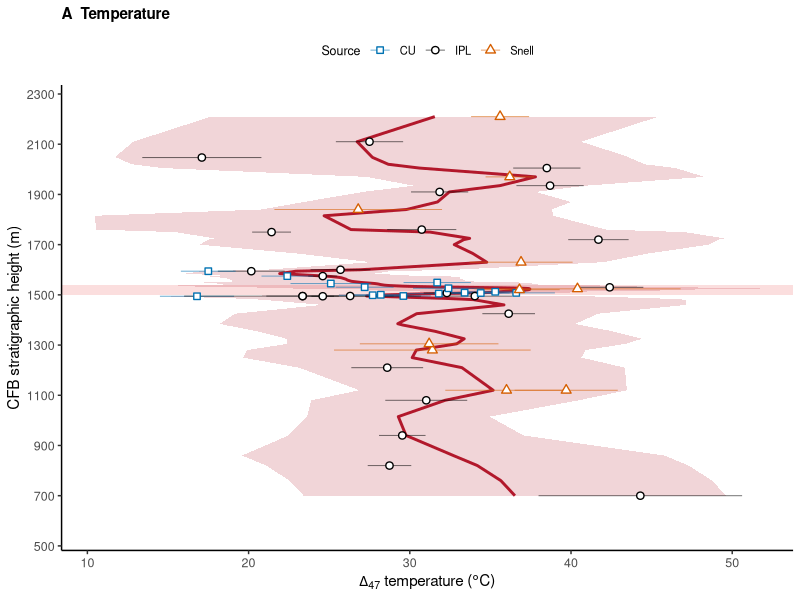
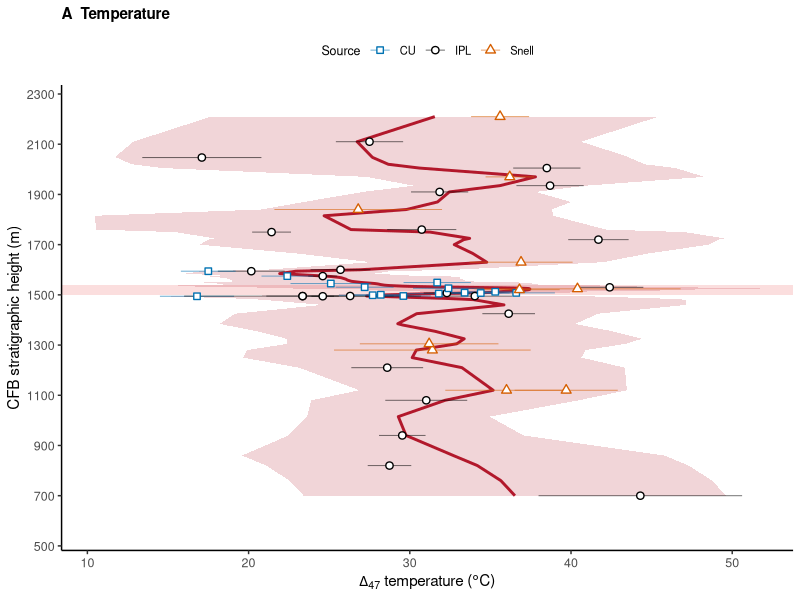
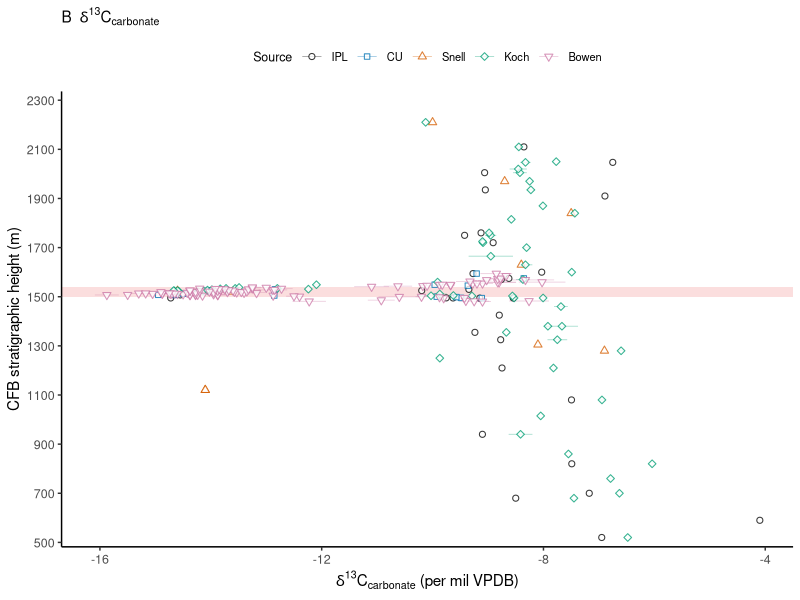
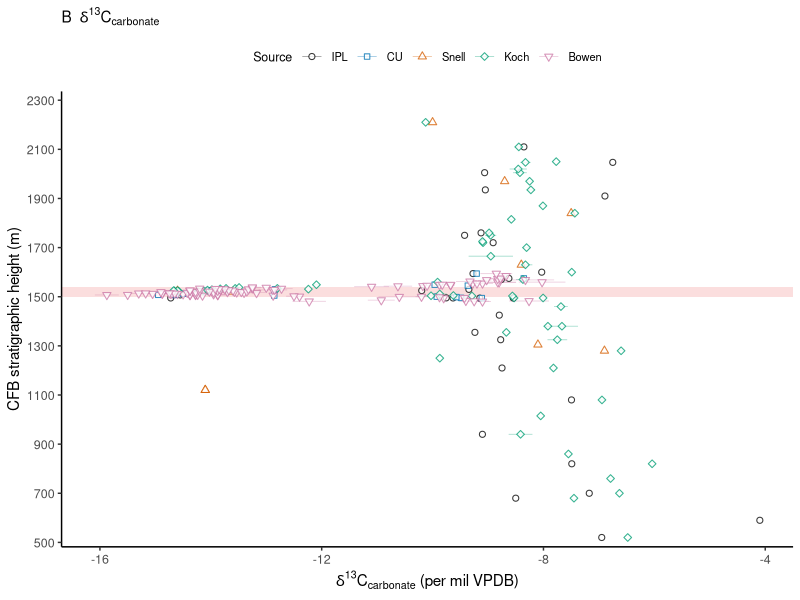
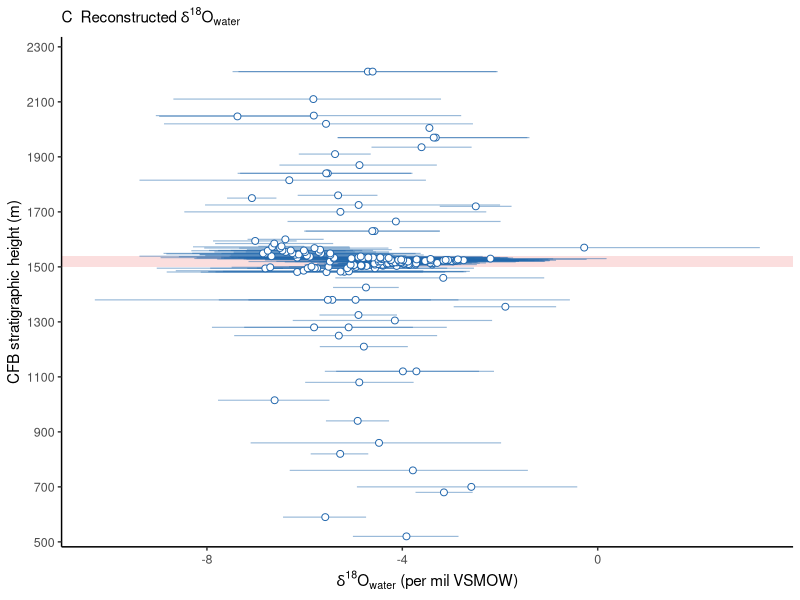
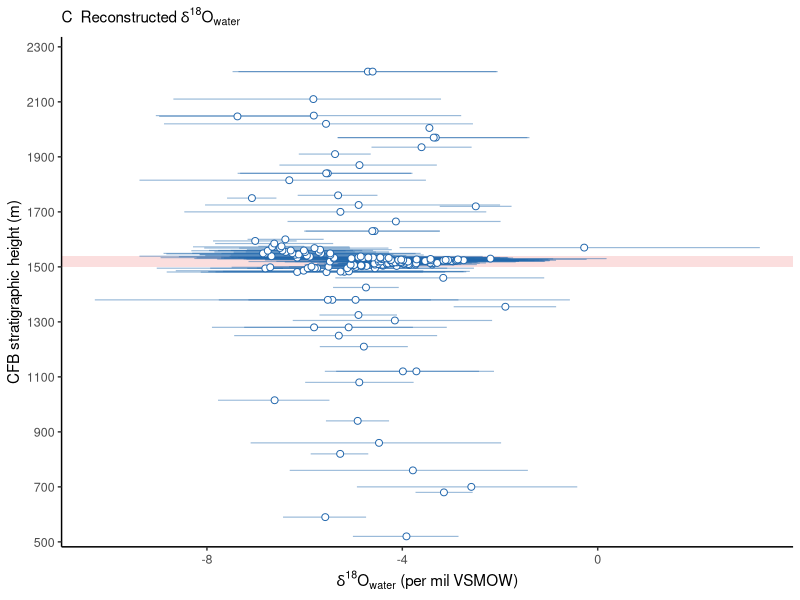
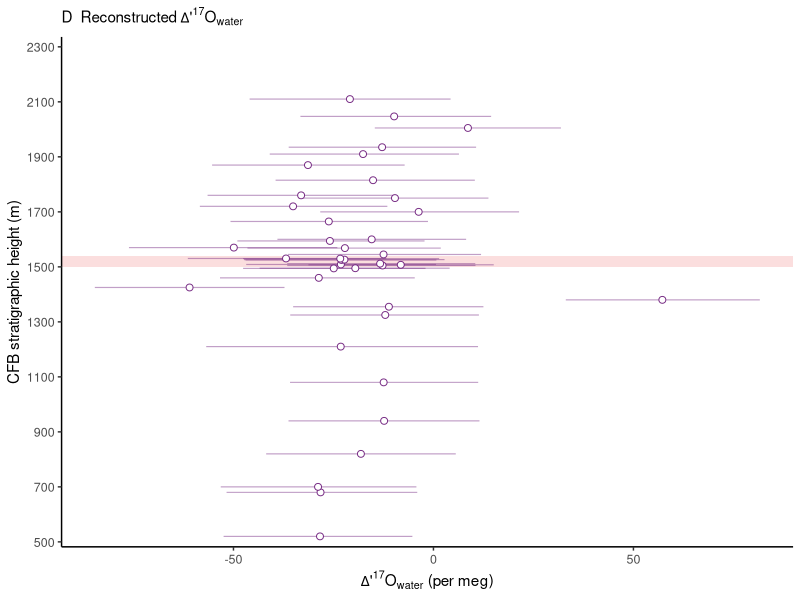
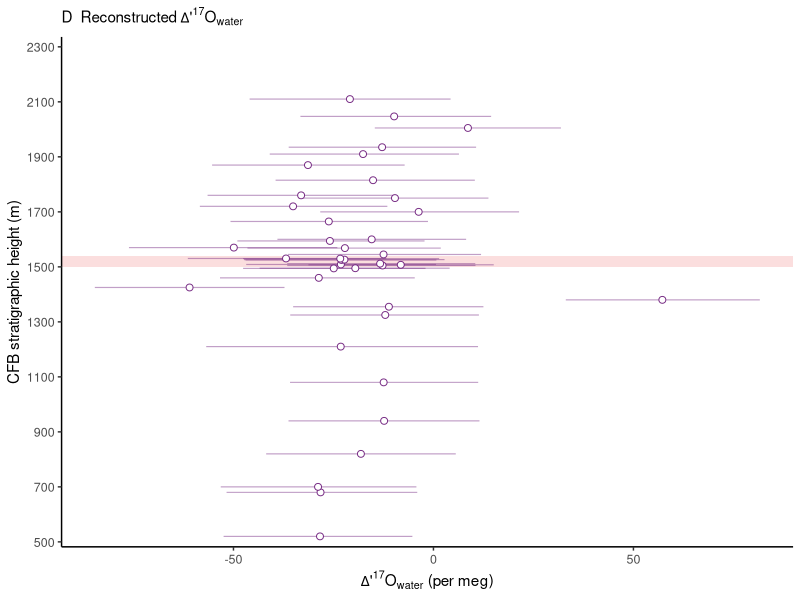

These figures' R source, in order:
# 09_plot_CFB_strat_domain.R
# Purpose: Generate reproducible, publication-ready stratigraphic-domain
#          figures from the authoritative CFB soil-carbonate products.

#-- 1.) Setup ---------------------------------------------------------------
library(tidyverse)
library(here)
library(patchwork)

strat_figure_dir <- here("figures", "strat_domain", "CFB")
dir.create(strat_figure_dir, recursive = TRUE, showWarnings = FALSE)

# Centralized display settings make interval revisions explicit.
petm_strat_min_m <- 1500
petm_strat_max_m <- 1540

source_colors <- c(
  "IPL" = "#000000",
  "CU" = "#0072B2",
  "Snell" = "#D55E00",
  "Koch" = "#009E73",
  "Bowen" = "#CC79A7"
)

source_shapes <- c(
  "IPL" = 21, "CU" = 22, "Snell" = 24, "Koch" = 23, "Bowen" = 25
)

add_petm_strat <- function(alpha = 0.14) {
  annotate(
    "rect", xmin = -Inf, xmax = Inf,
    ymin = petm_strat_min_m, ymax = petm_strat_max_m,
    fill = "#E41A1C", alpha = alpha
  )
}

theme_strat <- theme_classic(base_size = 11) +
  theme(
    legend.position = "top",
    legend.title = element_text(size = 9),
    legend.text = element_text(size = 8),
    axis.title = element_text(size = 11),
    axis.text = element_text(size = 9),
    plot.title = element_text(face = "bold", size = 11),
    plot.margin = margin(5, 5, 5, 5)
  )

save_plot_pair <- function(plot, stem, width, height) {
  ggsave(
    file.path(strat_figure_dir, paste0(stem, ".png")),
    plot, width = width, height = height, dpi = 500
  )
  ggsave(
    file.path(strat_figure_dir, paste0(stem, ".pdf")),
    plot, width = width, height = height, device = grDevices::pdf,
    useDingbats = FALSE
  )
}

#-- 2.) Load Authoritative Pipeline Products -------------------------------
CFB_isotopes <- read_csv(
  here("data", "processed", "CFB_soilcarb_isotope_summary.csv"),
  show_col_types = FALSE
)
CFB_temperature <- read_csv(
  here("data", "processed", "CFB_temperature_model.csv"),
  show_col_types = FALSE
)
CFB_temperature_obs <- read_csv(
  here("data", "processed", "CFB_temperature_observations.csv"),
  show_col_types = FALSE
)
CFB_soilwater <- read_csv(
  here("data", "processed", "CFB_soilwater_reconstruction_summary.csv"),
  show_col_types = FALSE
)

if (any(CFB_isotopes$section_id != "CFB")) {
  stop("Stratigraphic plotting input contains a non-CFB section.")
}

strat_limits <- range(CFB_isotopes$strat_height_m, na.rm = TRUE)
strat_limits <- c(
  floor(strat_limits[1] / 100) * 100,
  ceiling(strat_limits[2] / 100) * 100
)

shared_strat_scale <- scale_y_continuous(
  limits = strat_limits,
  breaks = seq(strat_limits[1], strat_limits[2], by = 200),
  minor_breaks = seq(strat_limits[1], strat_limits[2], by = 100),
  expand = expansion(mult = c(0.01, 0.02))
)

#-- 3.) Reshape Source-Specific Carbon-Isotope Observations ----------------
d13C_observations <- bind_rows(
  CFB_isotopes %>% transmute(
    MLA_horizon_id, strat_height_m, source = "IPL",
    value = IPL_NuDog_d13Ccarb_VPDB, se = NA_real_
  ),
  CFB_isotopes %>% transmute(
    MLA_horizon_id, strat_height_m, source = "CU",
    value = CU_mean_d13Ccarb_vpdb, se = NA_real_
  ),
  CFB_isotopes %>% transmute(
    MLA_horizon_id, strat_height_m, source = "Snell",
    value = Snell_mean_d13Ccarb_vpdb, se = NA_real_
  ),
  CFB_isotopes %>% transmute(
    MLA_horizon_id, strat_height_m, source = "Koch",
    value = Koch_mean_d13Ccarb_vpdb, se = Koch_se_d13Ccarb_vpdb
  ),
  CFB_isotopes %>% transmute(
    MLA_horizon_id, strat_height_m, source = "Bowen",
    value = Bowen_mean_d13Ccarb_vpdb, se = Bowen_se_d13Ccarb_vpdb
  )
) %>%
  filter(!is.na(value), !is.na(strat_height_m)) %>%
  mutate(source = factor(source, levels = names(source_colors)))

#-- 4.) Temperature in Stratigraphic Space ---------------------------------
p_temperature_strat <- ggplot() +
  add_petm_strat() +
  geom_ribbon(
    data = CFB_temperature %>% filter(!is.na(T_model_C)),
    aes(
      xmin = T_model_lower95_C, xmax = T_model_upper95_C,
      y = strat_height_m
    ),
    fill = "#B2182B", alpha = 0.18
  ) +
  geom_path(
    data = CFB_temperature %>% filter(!is.na(T_model_C)),
    aes(T_model_C, strat_height_m),
    color = "#B2182B", linewidth = 1
  ) +
  geom_errorbarh(
    data = CFB_temperature_obs,
    aes(
      xmin = T_C - T_se_C, xmax = T_C + T_se_C,
      y = strat_height_m, color = source
    ),
    height = 0, linewidth = 0.35, alpha = 0.55
  ) +
  geom_point(
    data = CFB_temperature_obs,
    aes(T_C, strat_height_m, color = source, shape = source),
    size = 2, fill = "white", stroke = 0.7
  ) +
  scale_color_manual(values = source_colors, drop = FALSE) +
  scale_shape_manual(values = source_shapes, drop = FALSE) +
  shared_strat_scale +
  labs(
    x = expression(Delta[47] * " temperature (" * degree * "C)"),
    y = "CFB stratigraphic height (m)",
    color = "Source", shape = "Source",
    title = "A  Temperature"
  ) +
  theme_strat

#-- 5.) Carbon Isotopes in Stratigraphic Space -----------------------------
p_d13C_strat <- ggplot(d13C_observations) +
  add_petm_strat() +
  geom_errorbarh(
    aes(
      xmin = value - se, xmax = value + se,
      y = strat_height_m, color = source
    ),
    height = 0, linewidth = 0.3, alpha = 0.35, na.rm = TRUE
  ) +
  geom_point(
    aes(value, strat_height_m, color = source, shape = source),
    size = 1.7, alpha = 0.78, fill = "white", stroke = 0.55
  ) +
  scale_color_manual(values = source_colors, drop = FALSE) +
  scale_shape_manual(values = source_shapes, drop = FALSE) +
  shared_strat_scale +
  labs(
    x = expression(delta^13 * C[carbonate] ~ "(per mil VPDB)"),
    y = "CFB stratigraphic height (m)",
    color = "Source", shape = "Source",
    title = expression("B  " * delta^13 * C[carbonate])
  ) +
  theme_strat

#-- 6.) Reconstructed Soil Water in Stratigraphic Space -------------------
d18Owater_obs <- CFB_soilwater %>%
  filter(!is.na(d18Ow_mean_vsmow), !is.na(strat_height_m))

p_d18Owater_strat <- ggplot(d18Owater_obs) +
  add_petm_strat() +
  geom_errorbarh(
    aes(
      xmin = d18Ow_lower95_vsmow, xmax = d18Ow_upper95_vsmow,
      y = strat_height_m
    ),
    height = 0, linewidth = 0.4, alpha = 0.45, color = "#2166AC"
  ) +
  geom_point(
    aes(d18Ow_mean_vsmow, strat_height_m),
    shape = 21, fill = "white", color = "#2166AC", size = 2
  ) +
  shared_strat_scale +
  labs(
    x = expression(delta^18 * O[water] ~ "(per mil VSMOW)"),
    y = "CFB stratigraphic height (m)",
    title = expression("C  Reconstructed " * delta^18 * O[water])
  ) +
  theme_strat +
  theme(legend.position = "none")

D17Owater_obs <- CFB_soilwater %>%
  filter(!is.na(D17Orsw_mean_permeg), !is.na(strat_height_m))

p_D17Owater_strat <- ggplot(D17Owater_obs) +
  add_petm_strat() +
  geom_errorbarh(
    aes(
      xmin = D17Orsw_lower95_permeg, xmax = D17Orsw_upper95_permeg,
      y = strat_height_m
    ),
    height = 0, linewidth = 0.4, alpha = 0.45, color = "#762A83"
  ) +
  geom_point(
    aes(D17Orsw_mean_permeg, strat_height_m),
    shape = 21, fill = "white", color = "#762A83", size = 2
  ) +
  shared_strat_scale +
  labs(
    x = expression(Delta*"'"^17 * O[water] ~ "(per meg)"),
    y = "CFB stratigraphic height (m)",
    title = expression("D  Reconstructed " * Delta*"'"^17 * O[water])
  ) +
  theme_strat +
  theme(legend.position = "none")

#-- 7.) Assemble Full-Section and PETM-Focused Panels ----------------------
remove_repeated_y <- function(plot) {
  plot + theme(axis.title.y = element_blank(), axis.text.y = element_blank(),
               axis.ticks.y = element_blank())
}

p_CFB_strat_full <-
  (p_temperature_strat + theme(legend.position = "none")) +
  remove_repeated_y(p_d13C_strat) +
  remove_repeated_y(p_d18Owater_strat) +
  remove_repeated_y(p_D17Owater_strat) +
  plot_layout(widths = c(1.12, 1, 1, 1), guides = "collect") &
  theme(legend.position = "top")

petm_zoom_limits <- c(1450, 1600)
p_CFB_strat_petm <-
  (p_temperature_strat + coord_cartesian(ylim = petm_zoom_limits) +
     theme(legend.position = "none")) +
  remove_repeated_y(p_d13C_strat + coord_cartesian(ylim = petm_zoom_limits)) +
  remove_repeated_y(p_d18Owater_strat + coord_cartesian(ylim = petm_zoom_limits)) +
  remove_repeated_y(p_D17Owater_strat + coord_cartesian(ylim = petm_zoom_limits)) +
  plot_layout(widths = c(1.12, 1, 1, 1), guides = "collect") &
  theme(legend.position = "top")

#-- 8.) Export Figures ------------------------------------------------------
save_plot_pair(p_temperature_strat, "CFB_temperature_strat", 5.2, 7.5)
save_plot_pair(p_d13C_strat, "CFB_d13Ccarb_strat", 5.2, 7.5)
save_plot_pair(p_d18Owater_strat, "CFB_d18Owater_strat", 5.2, 7.5)
save_plot_pair(p_D17Owater_strat, "CFB_D17Owater_strat", 5.2, 7.5)
save_plot_pair(p_CFB_strat_full, "CFB_multiproxy_strat_full", 14, 8)
save_plot_pair(p_CFB_strat_petm, "CFB_multiproxy_strat_PETM_zoom", 14, 6)
